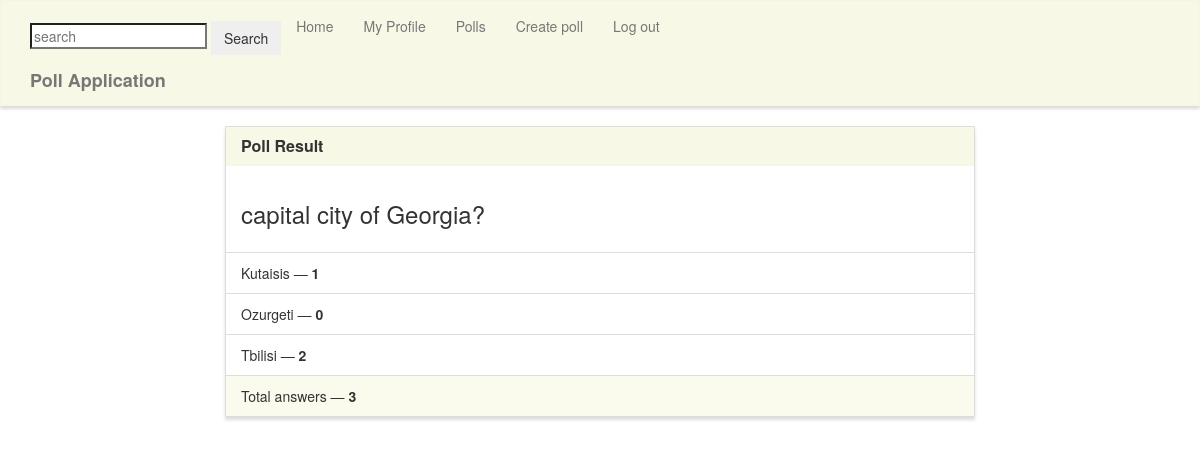
The app's page /results/2/ (signed in) with its own data.
### poll/models.py (models this page shows, shortened)
class Poll(models.Model):
    question = models.TextField()
    option_one = models.CharField(max_length=50)
    option_two = models.CharField(max_length=50)
    option_three = models.CharField(max_length=50, blank=True)
    option_one_count = models.IntegerField(default=0)
    option_two_count = models.IntegerField(default=0)
    option_three_count = models.IntegerField(default=0)
    owner = models.IntegerField('Poll owner',blank=False, default=2)
    pub_date = models.DateTimeField(auto_now_add= True)
    last_edited= models.DateTimeField(auto_now= True)
    def total(self):
        return self.option_one_count + self.option_two_count + self.option_three_count

### poll/views.py (the view)
# urls.py: path('results/<poll_id>/', poll_views.results, name='results'),
@login_required
def results(request, poll_id):
    poll = Poll.objects.get(pk=poll_id)
    context = {
        'poll' : poll
    }
    return render(request, 'poll/results.html', context)

### poll/templates/poll/results.html (shortened to what this page needs)
{% extends "poll/base.html" %}
{% block main %}
<div class="row">
    <div class="col-lg-8 col-lg-offset-2">
        <div class="panel panel-default">
            <div class="panel-heading">
                <h3 class="panel-title">Poll Result</h3>
            </div>
            <div class="panel-body">
                <h3>{{ poll.question }}</h3>
            </div>
            <ul class="list-group">
                <li class="list-group-item">{{ poll.option_one }} &mdash; <strong>{{ poll.option_one_count }}</strong></li>
                <li class="list-group-item">{{ poll.option_two }} &mdash; <strong>{{ poll.option_two_count }}</strong></li>
                <li class="list-group-item">{{ poll.option_three }} &mdash; <strong>{{ poll.option_three_count }}</strong></li>
            </ul>
            <div class="panel-footer">
                Total answers &mdash; <strong>{{ poll.total }}</strong>
            </div>
        </div>
    </div>
</div>
{% endblock %}

### poll/static/style.css (style rules this page uses)
.navbar-default, .btn, .form-control, .panel { border-radius: 0; }
.panel-default > .panel-heading { color: #333; background-color: rgba(245, 245, 220, .7); border-color: rgba(245, 245, 220, .6); border-top-left-radius: 0; border-top-right-radius: 0; }
.panel-footer { background-color: rgba(245, 245, 220, .5); border-color: rgba(245, 245, 220, .4); }
.panel { box-shadow: 0px 3px 3px 0px #ddd; }
a.navbar-brand, .panel-title { font-weight: bolder; }

### records on screen
Poll: question "capital city of Georgia?", option_one "Kutaisis", option_one_count "1", option_two "Ozurgeti", option_two_count "0", option_three "Tbilisi", option_three_count "2", total "3"
